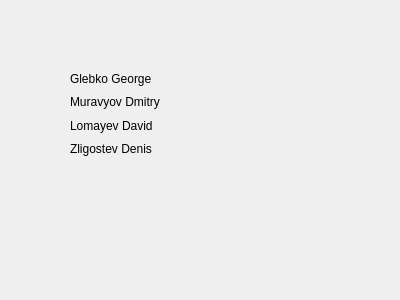
<?xml version="1.0" encoding="UTF-8"?>
<ui version="4.0">
 <class>sicret</class>
 <widget class="QDialog" name="sicret">
  <property name="geometry">
   <rect>
    <x>0</x>
    <y>0</y>
    <width>400</width>
    <height>300</height>
   </rect>
  </property>
  <property name="windowTitle">
   <string>Dialog</string>
  </property>
  <widget class="QWidget" name="">
   <property name="geometry">
    <rect>
     <x>70</x>
     <y>70</y>
     <width>231</width>
     <height>87</height>
    </rect>
   </property>
   <layout class="QVBoxLayout" name="verticalLayout">
    <item>
     <widget class="QLabel" name="label">
      <property name="text">
       <string>Glebko George</string>
      </property>
     </widget>
    </item>
    <item>
     <widget class="QLabel" name="label_2">
      <property name="text">
       <string>Muravyov Dmitry</string>
      </property>
     </widget>
    </item>
    <item>
     <widget class="QLabel" name="label_3">
      <property name="text">
       <string>Lomayev David</string>
      </property>
     </widget>
    </item>
    <item>
     <widget class="QLabel" name="label_4">
      <property name="text">
       <string>Zligostev Denis</string>
      </property>
     </widget>
    </item>
   </layout>
  </widget>
 </widget>
 <resources/>
 <connections/>
</ui>
